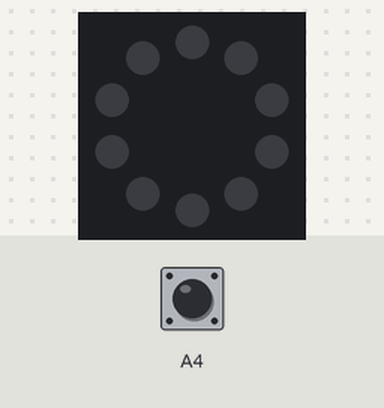
Bench run of a program on a simulated Circuit Playground running CircuitPython. On the bench: the board's ring of 10 RGB LEDs (number 0 left of the top, counting anticlockwise). Inputs (shaded band) come from the test bench; at power-on: A4 LOW. Dim RGB values are drawn brighter than linear; touch pads read as touched when driven HIGH.

Above: at 1.2 s.
1.3 s: A4 pulled HIGH for 0.15 s
At 1.41 s:
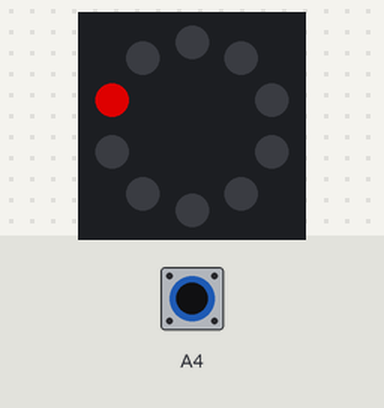
3.0 s: A4 pulled HIGH for 3.2 s
Timing chart, 0 to 6.0 s (numbered marks = the images above; inputs shaded):
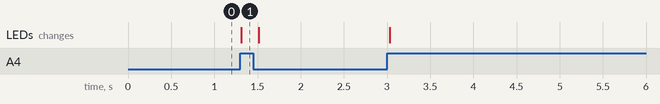

Measured:
- after the input at 1.3 s, the LEDs: change at once (image 1)

The program:

code.py
```python
import time
from adafruit_circuitplayground import cp

cp.pixels.brightness = 0.6
light_color = ( 255, 0, 0 ) #( red, green, blue ) each 0-255
OFF = ( 0, 0, 0 )

while True:
    if cp.touch_A4:
        cp.pixels[ 1 ] = light_color
    else:
        cp.pixels[ 1 ] = OFF
    time.sleep( 0.1 )
```
